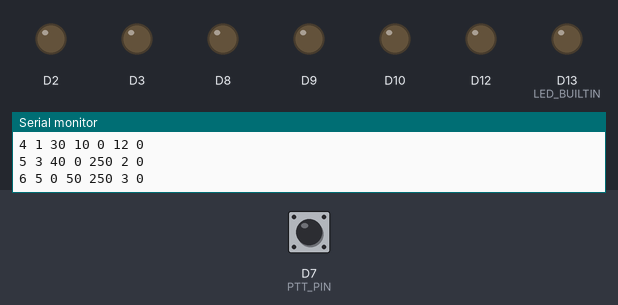
The sketch below on a simulated Arduino Zero (SAMD21). On the bench: output pins drawn as LEDs (lit = HIGH), the last lines printed to the serial monitor. The test bench sets the inputs (shaded band); at power-on: D7 (PTT_PIN) HIGH.

Above: at 1.2 s.
1.3 s: D7 (PTT_PIN) pulled LOW for 0.15 s
At 1.66 s:
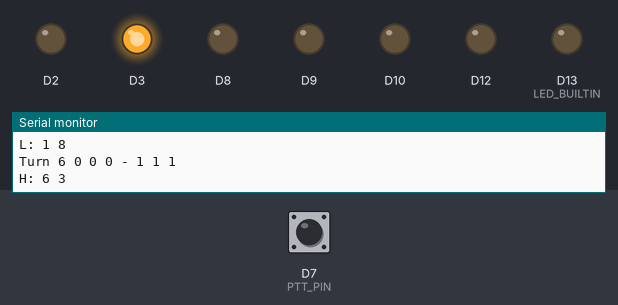
3.3 s: D7 (PTT_PIN) pulled LOW for 1 s
At 4.1 s:
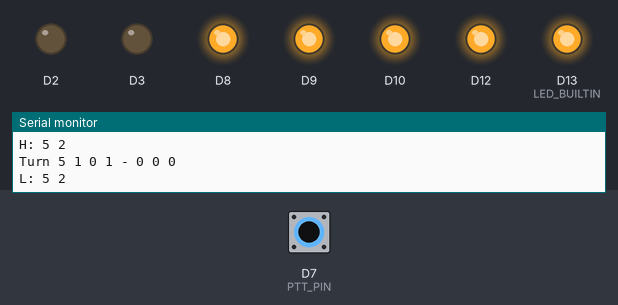
7.8 s: D7 (PTT_PIN) pulled LOW for 3.2 s
At 8.0 s:
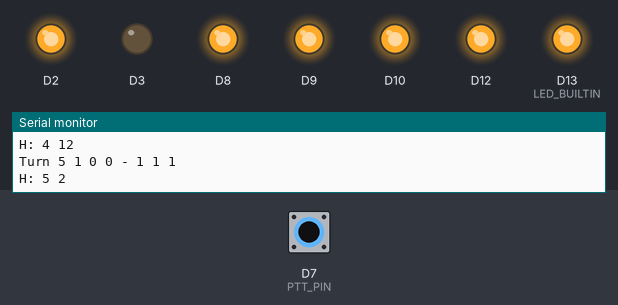
Timing chart, 0 to 12.9 s (numbered marks = the images above; inputs shaded):
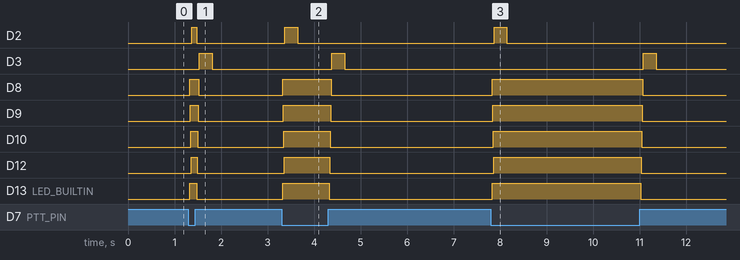

Measured:
- after the input at 1.3 s, D2: LOW → HIGH after 0.07 s, → LOW 0.11 s later; D3: LOW → HIGH after 0.23 s, → LOW 0.28 s later; D8: LOW → HIGH at once, → LOW 0.19 s later; D9: LOW → HIGH at once, → LOW 0.17 s later; D10: LOW → HIGH after 0.05 s, → LOW 0.15 s later
- after the input at 3.3 s, D2: LOW → HIGH after 0.07 s, → LOW 0.28 s later; D3: LOW → HIGH after 1.1 s, → LOW 0.28 s later; D8, D9, D13 (LED_BUILTIN): LOW → HIGH at once, → LOW 1.0 s later; D10: LOW → HIGH after 0.05 s, → LOW 1.0 s later; D12: LOW → HIGH after 0.06 s, → LOW 0.98 s later
- after the input at 7.8 s, D2: LOW → HIGH after 0.07 s, → LOW 0.28 s later; D3: LOW → HIGH after 3.3 s, → LOW 0.28 s later; D8, D9, D13 (LED_BUILTIN): LOW → HIGH at once, → LOW 3.2 s later; D10: LOW → HIGH after 0.05 s, → LOW 3.2 s later; D12: LOW → HIGH after 0.06 s, → LOW 3.2 s later

The sketch:

sequencer.ino
```cpp
// (licence header left out)
#include <TimerOne.h>

#define DEBUG
#define PTT_PIN 7    /* PTT input */

unsigned char ptt_pin = 0;  /* PTT pin state */
unsigned char target = 0; /* target state: true is on, false is off */

volatile unsigned char  events;   /* Events set by timer interrupt */
#define  E_TIMER 0x01


void clock_tick(void)
{
  events |= E_TIMER;
}

/*
 * Per-Channel data:
 *  mode: POS, NEG, PULSE-ON, PULSE-OFF
 *  on-delay
 *  off-delay
 *  on-time for pulse ports
 */
struct portinfo {
  unsigned char mode;
  unsigned char ondelay;  /* delay from PTT on to Port on */
  unsigned char offdelay; /* delay from PTT off to Port off */
  unsigned char pulse;  /* Pulse on time */
  unsigned char pin;  /* which Arduino pin */
  unsigned char state;  /* pin's current state */
};

/* Portinfo mode values
  These are a bitmask, such that PORT_NEG can be ORed with either of the PULSE
  options.
 */
#define PORT_POS        0x000   /* Port is "On" when it is a 0 */
#define PORT_NEG        0x001   /* Port is "On" when it it a 1 */
#define PORT_PULSE_ON   0x002
#define PORT_PULSE_OFF  0x004
#define PORT_PULSE_MASK (PORT_PULSE_ON|PORT_PULSE_OFF)

#define PORT_H  PORT_NEG        /* Port is "On" when it is a 1 */
#define PORT_L  PORT_POS        /* Port is "On" when it is a 0 */

/* Portinfo State
   The portinfo state holds a value saying if the pin is on or off, not the
   actual value on the pin (0 or 1).
 */
#define PIN_ON    1
#define PIN_OFF   0

#define PTT_ON    0x010
#define PTT_OFF   0x020
#define PORT_TIMER  0x040
#define PORT_ABORT  0x080 /* PTT changed partway through sequence */

struct portinfo portinfo[] = {
#if 0
  // ATMega328 - General Purpose
  //{ PORT_PULSE_ON | PORT_NEG, 1, 1, 250, LED_BUILTIN, 0 },
  //{ PORT_PULSE_OFF | PORT_NEG, 1, 1, 1, LED_BUILTIN, 0 },
  { PORT_NEG, 0, 0, 0, LED_BUILTIN, 0 }, /* LED mirrors PTT status */
  { PORT_POS,  0, 50, 0, 2, 0 },
  { PORT_POS, 10, 40, 0, 3, 0 },
  { PORT_POS, 20, 30, 0, 4, 0 },
  { PORT_POS, 30, 20, 0, 5, 0 },
  { PORT_POS, 40, 10, 0, 6, 0 },
  { PORT_POS, 50,  0, 0, 7, 0 },
  { PORT_PULSE_ON | PORT_L,  0,  0, 250, 8, 0 },
  { PORT_PULSE_ON | PORT_POS, 10, 10, 250, 9, 0 },
  { PORT_PULSE_OFF | PORT_L,  0,  0, 250, 10, 0 },
  { PORT_PULSE_OFF | PORT_POS, 10, 10, 250, 11, 0 },
  { PORT_NEG,  0,  0, 0, 14, 0 }, // A0
  { PORT_NEG, 10, 10, 0, 15, 0 }, // A1
  { PORT_NEG, 20, 20, 0, 16, 0 }, // A2
  { PORT_NEG, 30, 30, 0, 17, 0 }, // A3
  { PORT_NEG, 40, 40, 0, 18, 0 }, // A4
  { PORT_NEG, 50, 50, 0, 19, 0 }, // A5
  #define UART Serial
#endif
#if 1
  // ATMega328 - Sequencer 4+2 board
  //{ PORT_PULSE_ON | PORT_NEG, 1, 1, 250, LED_BUILTIN, 0 },
  //{ PORT_PULSE_OFF | PORT_NEG, 1, 1, 1, LED_BUILTIN, 0 },
  { PORT_NEG, 0, 0, 0, LED_BUILTIN, 0 }, /* LED mirrors PTT status */
  { PORT_H,    0, 40, 0, 8, 0 },
  { PORT_H,   10, 30, 0, 9, 0 },
  { PORT_H,   20, 20, 0, 10, 0 },
  { PORT_H,   30, 10, 0, 12, 0 },

  // Pulsed relay driver - P channel Mosfet
  { PORT_PULSE_ON  | PORT_H,  40,  0, 250, 2, 0 },
  { PORT_PULSE_OFF | PORT_H,  0,  50, 250, 3, 0 },
  // T/R Relay driver
  //{ PORT_H,  0,  50, 0, 2, 0 },
  //{ PORT_H,  10, 50, 0, 3, 0 },
  // RX/TX Power
  //{ PORT_H,  0,  50, 0, 2, 0 },
  //{ PORT_L,  10, 50, 0, 3, 0 },
  #define UART Serial
#endif
#if 0
  // Adafruit ItsyBitsy -
  { PORT_NEG,  0,  0, 0, LED_BUILTIN, 0 }, /* LED mirrors PTT status */
  { PORT_NEG,  0, 50, 0, 2, 0 },
  { PORT_NEG, 10, 40, 0, 3, 0 },
  { PORT_NEG, 20, 30, 0, 4, 0 },
  { PORT_NEG, 30, 20, 0, 5, 0 },
  { PORT_NEG, 40, 10, 0, 6, 0 },
  { PORT_NEG, 50,  0, 0, 7, 0 },
  { PORT_PULSE_ON | PORT_POS,  0,  0, 250, 8, 0 },
  { PORT_PULSE_ON | PORT_POS, 10, 10, 250, 9, 0 },
  { PORT_PULSE_OFF | PORT_POS,  0,  0, 250, 10, 0 },
  { PORT_PULSE_OFF | PORT_POS, 10, 10, 250, 11, 0 },
  { PORT_NEG,  0, 50, 0, 14, 0 }, // A0
  { PORT_NEG, 10, 40, 0, 15, 0 }, // A1
  { PORT_NEG, 20, 30, 0, 16, 0 }, // A2
  { PORT_NEG, 30, 20, 0, 17, 0 },
  { PORT_NEG, 40, 10, 0, 18, 0 },
  { PORT_NEG, 50,  0, 0, 19, 0 },
  #define UART SerialUSB
#endif
#if 0
  // Adafruit ItsyBitsy - 6m driver amp
  { PORT_NEG,  0,  0, 0, LED_BUILTIN, 0 }, /* LED mirrors PTT status */
  { PORT_NEG,  0, 40, 0, 2, 0 },    // P2 - T/R Relay
  { PORT_NEG, 20, 20, 0, 3, 0 },    // P3 - Driver Amp VCC
  { PORT_NEG, 40,  0, 0, 4, 0 },    // P4 - PTT Out (to main amp)
  { PORT_POS,  0,  0, 0, 5, 0 },    // P5 - mirror PTT
  { PORT_NEG,  0,  0, 0, 7, 0 },    // P7 - mirror PTT
  #define UART SerialUSB
#endif
#if 0
  // Arduino Clone Mega32u4 - Breadboard
  { PORT_NEG, 00, 00, 0, LED_BUILTIN, 0 }, /* LED mirrors PTT status */
  { PORT_H, 00, 40, 0, 2, 0 },    // P2
  { PORT_L, 20, 20, 0, 3, 0 },    // P3
  { PORT_PULSE_ON | PORT_H,  40, 10, 250, 4, 0 }, // P4
  { PORT_PULSE_OFF | PORT_H,  0,  0, 250, 5, 0 }, // P5
  #define UART SerialUSB
#endif
#if 0
  // SparkFun PowerDriver Shield (DEV-10618)
  { PORT_NEG,  0,  0, 0, LED_BUILTIN, 0 }, /* LED mirrors PTT status */
  { PORT_NEG,  0, 50, 0, 3, 0 },
  { PORT_NEG, 10, 40, 0, 5, 0 },
  { PORT_NEG, 20, 30, 0, 6, 0 },
  { PORT_NEG, 30, 20, 0, 9, 0 },
  { PORT_NEG, 40, 10, 0, 10, 0 },
  { PORT_NEG, 50,  0, 0, 11, 0 },
  #define UART Serial
#endif
};
unsigned char timers[24];


/*
 * Change port state: turn on or off.  (Version 3)
 *
 * POS          set port bit to 0 to turn on
 *
 * NEG          set port bit to 1 to turn on
 *
 * PTT          is 0 when 'activated' (PTT-L)
 *
 * PIN          the current state of the output pin
 *
 * Timer        is True when call came from the timer
 *
 * ToPin        is what to set the pin to
 *
 * Timer        is 1 if the timer should be restarted
 *
 *
 * MODE         PTT     Timer   PIN     ToPin   StTimer
 * ------------------------------------------------------------
 * POS          0                       0       0
 * POS          1                       1       0
 *
 * P-ON POS     0               1       0       1
 * P-ON POS     0               0       1       0
 * P-ON POS     1                       1       0
 *
 * P-OFF POS    0                       1       0
 * P-OFF POS    1               1       0       1
 * P-OFF POS    1               0       1       0
 *
 * NEG          0                       1       0
 * NEG          1                       0       0
 *
 * P-ON NEG     0               0       1       1
 * P-ON NEG     0               1       0       0
 * P-ON NEG     1                       0       0
 *
 * P-OFF NEG    0                       0       0
 * P-OFF NEG    1               1       0       0
 * P-OFF NEG    1               0       1       1
 *
 *
 * Make this logic table POS/NEG neutral:  (To is the state to set the pin to)
 *
 * POS          on                      on      no      To=PTT
 * POS          off                     off     no      To=PTT
 *
 * P-ON         on              off     on      yes     To=PTT&!PIN
 * P-ON         on              on      off     no
 * P-ON         off             any     off     no
 *
 * P-OFF        on              any     off     no
 * P-OFF        off             off     on      yes     To=!PTT&!PIN
 * P-OFF        off             on      off     no
 *
 * To convert the on/off logc to a 1 or 0 on the port, respecting the POS/NEG
 * pin state:
 *
 * PIN  =               ToPIN   mode&PORT_NEG
 * ----------------------------------------
 * 0    on (T)          0       POS
 * 1    on (T)          1       NEG             To && !pos
 * 1    off (F)         0       POS
 * 0    off (F)         1       NEG             !To && pos
 */
char
turn(unsigned char port, char what)
{
  unsigned char
    mode,   /* portinfo mode */
    state,  /* current pin state True = On */
    ptt,    /* PTT state.  True = On */
    to,     /* Set port this state True = On */
    r,      /* state to return, True if a pulsed port is turned on */
    pos;    /* true if port is on when it is a 1 */

  to = r = 0;

  mode = portinfo[port].mode;
  pos = (mode&(PORT_NEG)) == PORT_POS; /* true if port is Positive */
  state = portinfo[port].state;
  ptt = what; /* True when 'on' */

#ifdef DEBUG
  UART.print("Turn ");
  UART.print(port);
  UART.print(" ");
  UART.print(ptt);
  UART.print(" ");
  UART.print(pos);
  UART.print(" ");
  UART.print(state);
  UART.print(" - ");
#endif

  switch(mode&(~PORT_NEG)) {
  case PORT_PULSE_ON:
    to = r = ptt && !state;  // if state is on, turn pulsed port off
    state = to;
    break;
  case PORT_PULSE_OFF:
    to = r = !ptt && !state; // if state is on, turn pulsed port off
    state = to;
    break;
  default:
    to = state = ptt;
  }

#ifdef DEBUG
  UART.print(state);
  UART.print(" ");
  UART.print(to);
  UART.print(" ");
  UART.println(r);
#endif

  if ( (to && !pos) || (!to && pos) ) {
#ifdef DEBUG
    UART.print("H: ");
    UART.print(port);
    UART.print(" ");
    UART.println(portinfo[port].pin);
#endif
    digitalWrite(portinfo[port].pin, HIGH); // on
  } else {
#ifdef DEBUG
    UART.print("L: ");
    UART.print(port);
    UART.print(" ");
    UART.print(portinfo[port].pin);
    UART.println();
#endif
    digitalWrite(portinfo[port].pin, LOW);  // off
  }
  portinfo[port].state = state;
  return r;
}

char
check_ptt()
{
  int ptt;
  ptt = digitalRead(PTT_PIN);
  if (ptt != ptt_pin) {     /* If changed, debounce */
    delay(25);
    if(digitalRead(PTT_PIN) == ptt) {
      ptt_pin = ptt;
#ifdef DEBUG
      UART.print("PTT ");
      UART.println(ptt);
#endif
      return(1);    /* PTT has changed */
    }
  }
  return(0);
}

/*
 * start_sequence is run when the PTT input state changes.
 * It changes the port state and, if needed, initializes the timers
 */
void
start_sequence(unsigned char ptt)
{
  /*
   * PTT is True when on
   */
  //unsigned char ptt;    /* State of the PTT pin */
  //unsigned char pcbits;
  int d;                /* on/off delay */
  int p;                /* port counter */
  char    *t;           /* Timer */
  struct portinfo *info;

  target = ptt; /* set target state for turn() and timers */

  for (p = 0, info = portinfo, t = timers;
    p < sizeof(portinfo)/sizeof(struct portinfo);
    p++, info++, t++) {

    d = (ptt) ? info->ondelay : info->offdelay;
    if (*t || !d) {
      if(turn(p, target)) {
        /* turn() returns non-zero if the port is a pulsed port that is on */
        *t = info->pulse;
      }
    } else {
#ifdef DEBUG
      UART.print("Delay ");
      UART.print(p);
      UART.print(" ");
      UART.println(d);
#endif
      *t = d;
    }
  }
}

/* Process timers */
int
run_timers()
{
  struct portinfo *info;
  int p;
  char *t;
  int n = 0;

  if (events) {
    events = 0;
    for (p = 0, info = portinfo, t = timers;
      p < sizeof(portinfo)/sizeof(struct portinfo);
      p++, info++, t++) {

      if (*t == 0) {
        continue;
      }
      n++;
      if (--(*t) == 0) { /* Timer expired */
#ifdef TIMERDEBUG
        UART.print("Timer "),
        UART.print(p);
        UART.println(" Expired ");
#endif
        if(turn(p, target)) {
          /* Returns true if the port is a pulsed port that is on */
          *t = info->pulse;
        }
      }
    }
  } else {
#ifdef TIMERDEBUG
    Serial.println("No Timer Events");
#endif
  }
  return n;
}

/* Syntax:
  pinMode(pin#, INPUT);
  pinMode(pin#, INPUT_PULLUP);
  pinMode(pin#, OUTPUT);
  digitalWrite(pin#, state);
  pinMode(LED_BUILTIN, OUTPUT);
 */

void setup() {
  struct portinfo *pi;
  int n;

  UART.begin(9600);
  UART.println("Start");

  // Initialize all timers to zero
  for (n=0; n < sizeof(timers); n++) {
    timers[n]=0;
  }

  pinMode(PTT_PIN, INPUT_PULLUP);
  ptt_pin = digitalRead(PTT_PIN); /* Initialize PTT input */

  Timer1.initialize(1000);
  Timer1.attachInterrupt(clock_tick);

  UART.println("port configuration");

  /* Initialize ports based off of the portinfo configuration */
  for(pi=portinfo, n=0;
    n < sizeof(portinfo)/sizeof(struct portinfo);
    pi++, n++) {
    pi->state = PIN_OFF;
    UART.print(n);
    UART.print(" ");
    UART.print(pi->mode);
    UART.print(" ");
    UART.print(pi->ondelay);
    UART.print(" ");
    UART.print(pi->offdelay);
    UART.print(" ");
    UART.print(pi->pulse);
    UART.print(" ");
    UART.print(pi->pin);
    UART.print(" ");
    UART.print(pi->state);
    UART.println("");
    pinMode(pi->pin, OUTPUT);
    if (pi->mode & PORT_NEG) {
      digitalWrite(pi->pin, LOW);
    } else {
      digitalWrite(pi->pin, HIGH);
    }
  }
}

void print_port_info()
{
  struct portinfo *pi;
  int n;
  /* Initialize ports based off of the portinfo configuration */
  for(pi=portinfo, n=0;
    n < sizeof(portinfo)/sizeof(struct portinfo);
    pi++, n++) {
    UART.print(n);
    UART.print(" ");
    UART.print(pi->mode);
    UART.print(" ");
    UART.print(pi->ondelay);
    UART.print(" ");
    UART.print(pi->offdelay);
    UART.print(" ");
    UART.print(pi->pulse);
    UART.print(" ");
    UART.print(pi->pin);
    UART.print(" ");
    UART.print(pi->state);
    UART.println("");
  }
}

void loop() {
  // digitalRead(pin#);
  if (events) {
    run_timers();
    events = 0;
  }

  if (check_ptt()) {
    start_sequence(ptt_pin == 0);
  }

#if 1
  // send data only when you receive data:
  if (UART.available() > 0) {
    // read the incoming byte:
    int incomingByte;
    incomingByte = UART.read();

    // say what you got:
    UART.print("received: ");
    UART.println(incomingByte, DEC);
    if(incomingByte == ' ') {
      UART.println("new version");
    }
    if(incomingByte == '?') {
      print_port_info();
    }
    #if 0
    if(incomingByte == 'a') {
      ptt_pin = HIGH;
      turn(0, PTT_OFF);
    }
    if(incomingByte == 'A') {
      ptt_pin = LOW;
      turn(0, PTT_ON);
    }
    if(incomingByte == 's') {
      ptt_pin = HIGH;
      start_sequence(ptt_pin == 0);
    }
    if(incomingByte == 'S') {
      ptt_pin = LOW;
      start_sequence(ptt_pin == 0);
    }
    if(incomingByte == 't') {
      events = 1;
      run_timers();
    }
    #endif
  }
#endif

  // millis() - returns some time value as a long
  //delay(1); // time delay of ?
  //delay(time);  dealy(1000) is 1 second
}

// vim: tabstop=2 expandtab shiftwidth=2 softtabstop=2
```
